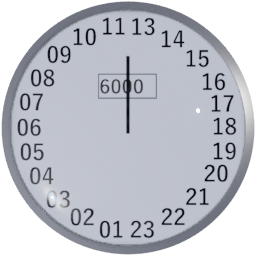
#> input picture sources/clock/clock_00.png, 256 x 256 px
$ python image_splitter.py ../clock/clock_00.png
#> lines starting #> are read from the running program, lines starting #| are printed output that depends on the picture
#> the answer given: 3
import math
import os
import sys
import traceback

from PIL import Image

dirpath = os.path.dirname(os.path.abspath(__file__))


def split_image(img_path: str, tiles_in_row: int = 2):
#> called with img_path = '../clock/clock_00.png', tiles_in_row = 3
    basename = os.path.basename(img_path).split(".")[0]

    prefix = ""
    if "_" in basename:
        prefix = "_"+"_".join(basename.split("_")[1:])

    print("Splitting", basename)
    img = Image.open(img_path)
#> img is the input picture: PIL image 256x256 RGBA; mean R, G, B, A 132.5, 135.4, 143.2, 195.1

    tiles = []

    tile_size = img.size[0]/tiles_in_row
#> tile_size = 85.33

    for i in range(tiles_in_row):
        for j in range(tiles_in_row):
            tiles.append(img.crop((tile_size*j,
                                   tile_size*i,
                                   tile_size*(j+1),
                                   tile_size*(i+1))))
#> after the loop, tiles = 9 items

    folder = os.path.join(dirpath, basename)
    if not os.path.exists(folder):
        os.mkdir(folder)

    # tiles.reverse()

    for num, tile in enumerate(tiles):
        tile.save(os.path.join(folder, str(num)+prefix+".png"))
#> this loop made 9 passes
#> pass 1, in split_image, `tile.save(os.path.join(folder, str(num)+prefix+".png"))`:
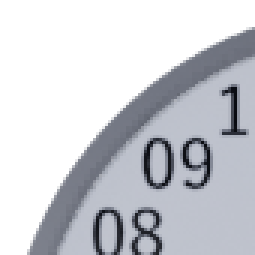
#> saved as 0_00.png: PIL image 85x85 RGBA (shown 3 times larger); mean R, G, B, A 82, 84, 89.6, 131.8; transparent parts drawn white
#> pass 2, in split_image, `tile.save(os.path.join(folder, str(num)+prefix+".png"))`:
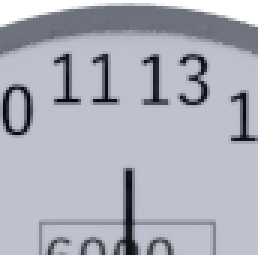
#> saved as 1_00.png: PIL image 86x85 RGBA (shown 3 times larger); mean R, G, B, A 160.7, 164.4, 174.3, 242.8; transparent parts drawn white

try:
    tiles_in_row = int(input("Tiles in row > "))
    if len(sys.argv) > 1:
        for arg in sys.argv[1:]:
            split_image(arg, tiles_in_row)
    else:
        split_image(input("> "), tiles_in_row)
except:
    print(traceback.format_exc())

#> (the run stopped early here; a loop or call above may not have finished)
